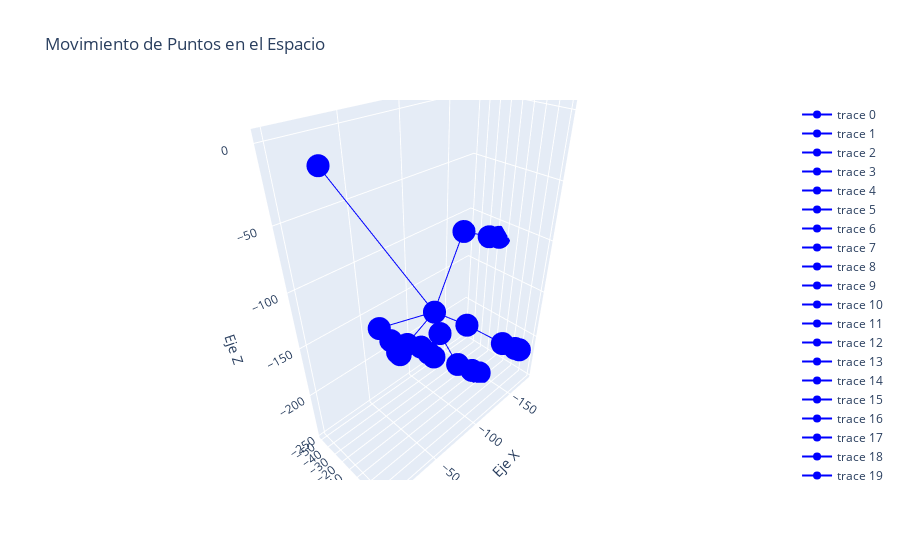

The code cell stored with this chart in its notebook:
### Markdown cell above
![Alt text](image-1.png)

### Code cell
import pandas as pd
import plotly.graph_objs as go
from plotly.subplots import make_subplots

def create_fing_col(finger):
    if finger == "HAND" or finger == "ROOT":
        return finger
    else:
        return finger[:-1]

df = df_vertical.loc[0]
df = df.replace(',', '.', regex=True)
df = df.replace(',', '.', regex=True)
df['x'] = df['x'].astype(float)
df['y'] = df['y'].astype(float)
df['z'] = df['z'].astype(float)
df['Finger'] = df['Finger_id'].apply(create_fing_col)

fig = make_subplots(rows=1, cols=1, specs=[[{'type': 'scatter3d'}]])


for punto_id in df['Finger_id'].unique():
    punto_df = df[df['Finger_id'] == punto_id]
    finger = punto_df.iloc[0]['Finger']
    trace = go.Scatter3d(
        x=punto_df['x'],
        y=punto_df['y'],
        z=punto_df['z'],
        mode='lines+markers',
        line=dict(color='blue'),
    )
    fig.add_trace(trace)


fig.update_layout(
    scene=dict(
        xaxis_title='Eje X',
        yaxis_title='Eje Y',
        zaxis_title='Eje Z',
    ),
    title='Movimiento de Puntos en el Espacio',
)

df = df.reset_index(drop=True)

for count in range(0,df.shape[0]-1):

    if count == 4:
        fig.add_trace(go.Scatter3d(x=[df['x'][count-3], df['x'][count+1]], y=[df['y'][count-3], df['y'][count+1]], z=[df['z'][count-3], df['z'][count+1]],
                           mode='lines', line=dict(color='blue')))
        continue

    if count == 8:
        fig.add_trace(go.Scatter3d(x=[df['x'][count-7], df['x'][count+1]], y=[df['y'][count-7], df['y'][count+1]], z=[df['z'][count-7], df['z'][count+1]],
                           mode='lines', line=dict(color='blue')))
        continue
        
    if count == 12:
        fig.add_trace(go.Scatter3d(x=[df['x'][count-11], df['x'][count+1]], y=[df['y'][count-11], df['y'][count+1]], z=[df['z'][count-11], df['z'][count+1]],
                           mode='lines', line=dict(color='blue')))
        continue
        
    if count == 16:
        fig.add_trace(go.Scatter3d(x=[df['x'][count-15], df['x'][count+1]], y=[df['y'][count-15], df['y'][count+1]], z=[df['z'][count-15], df['z'][count+1]],
                           mode='lines', line=dict(color='blue')))
        continue
    
    fig.add_trace(go.Scatter3d(x=[df['x'][count], df['x'][count+1]], y=[df['y'][count], df['y'][count+1]], z=[df['z'][count], df['z'][count+1]],
                           mode='lines', line=dict(color='blue')))


fig.show()

### Figure 1 — Plotly figure (JSON) as saved in the notebook; plotly's stock layout.template omitted (floating-point values rounded to 4 significant figures)
{"data": [{"line": {"color": "blue"}, "mode": "lines+markers", "type": "scatter3d", "x": [0], "y": [0], "z": [0]}, {"line": {"color": "blue"}, "mode": "lines+markers", "type": "scatter3d", "x": [-76.45], "y": [3.947], "z": [-129.6]}, {"line": {"color": "blue"}, "mode": "lines+markers", "type": "scatter3d", "x": [-121.0], "y": [-9.174], "z": [-84.5]}, {"line": {"color": "blue"}, "mode": "lines+markers", "type": "scatter3d", "x": [-157.3], "y": [-12.53], "z": [-104.3]}, {"line": {"color": "blue"}, "mode": "lines+markers", "type": "scatter3d", "x": [-175.8], "y": [-15.88], "z": [-113.2]}, {"line": {"color": "blue"}, "mode": "lines+markers", "type": "scatter3d", "x": [-89.98], "y": [24.32], "z": [-138.1]}, {"line": {"color": "blue"}, "mode": "lines+markers", "type": "scatter3d", "x": [-132.4], "y": [28.95], "z": [-180.2]}, {"line": {"color": "blue"}, "mode": "lines+markers", "type": "scatter3d", "x": [-151.2], "y": [30.23], "z": [-197.0]}, {"line": {"color": "blue"}, "mode": "lines+markers", "type": "scatter3d", "x": [-160.5], "y": [29.2], "z": [-205.3]}, {"line": {"color": "blue"}, "mode": "lines+markers", "type": "scatter3d", "x": [-82.8], "y": [3.81], "z": [-154.3]}, {"line": {"color": "blue"}, "mode": "lines+markers", "type": "scatter3d", "x": [-104.9], "y": [4.325], "z": [-202.4]}, {"line": {"color": "blue"}, "mode": "lines+markers", "type": "scatter3d", "x": [-130.9], "y": [-0.0768], "z": [-231.2]}, {"line": {"color": "blue"}, "mode": "lines+markers", "type": "scatter3d", "x": [-144.4], "y": [-1.569], "z": [-245.2]}, {"line": {"color": "blue"}, "mode": "lines+markers", "type": "scatter3d", "x": [-61.64], "y": [-11.09], "z": [-161.5]}, {"line": {"color": "blue"}, "mode": "lines+markers", "type": "scatter3d", "x": [-94.23], "y": [-30.19], "z": [-197.6]}, {"line": {"color": "blue"}, "mode": "lines+markers", "type": "scatter3d", "x": [-107.4], "y": [-33.64], "z": [-216.0]}, {"line": {"color": "blue"}, "mode": "lines+markers", "type": "scatter3d", "x": [-114.1], "y": [-33.71], "z": [-225.3]}, {"line": {"color": "blue"}, "mode": "lines+markers", "type": "scatter3d", "x": [-52.73], "y": [-33.39], "z": [-153.4]}, {"line": {"color": "blue"}, "mode": "lines+markers", "type": "scatter3d", "x": [-69.78], "y": [-41.52], "z": [-181.9]}, {"line": {"color": "blue"}, "mode": "lines+markers", "type": "scatter3d", "x": [-80.17], "y": [-46.06], "z": [-205.1]}, {"line": {"color": "blue"}, "mode": "lines+markers", "type": "scatter3d", "x": [-86.7], "y": [-50.6], "z": [-215.3]}, {"line": {"color": "blue"}, "mode": "lines", "type": "scatter3d", "x": [0, -76.45], "y": [0, 3.947], "z": [0, -129.6]}, {"line": {"color": "blue"}, "mode": "lines", "type": "scatter3d", "x": [-76.45, -121.0], "y": [3.947, -9.174], "z": [-129.6, -84.5]}, {"line": {"color": "blue"}, "mode": "lines", "type": "scatter3d", "x": [-121.0, -157.3], "y": [-9.174, -12.53], "z": [-84.5, -104.3]}, {"line": {"color": "blue"}, "mode": "lines", "type": "scatter3d", "x": [-157.3, -175.8], "y": [-12.53, -15.88], "z": [-104.3, -113.2]}, {"line": {"color": "blue"}, "mode": "lines", "type": "scatter3d", "x": [-76.45, -89.98], "y": [3.947, 24.32], "z": [-129.6, -138.1]}, {"line": {"color": "blue"}, "mode": "lines", "type": "scatter3d", "x": [-89.98, -132.4], "y": [24.32, 28.95], "z": [-138.1, -180.2]}, {"line": {"color": "blue"}, "mode": "lines", "type": "scatter3d", "x": [-132.4, -151.2], "y": [28.95, 30.23], "z": [-180.2, -197.0]}, {"line": {"color": "blue"}, "mode": "lines", "type": "scatter3d", "x": [-151.2, -160.5], "y": [30.23, 29.2], "z": [-197.0, -205.3]}, {"line": {"color": "blue"}, "mode": "lines", "type": "scatter3d", "x": [-76.45, -82.8], "y": [3.947, 3.81], "z": [-129.6, -154.3]}, {"line": {"color": "blue"}, "mode": "lines", "type": "scatter3d", "x": [-82.8, -104.9], "y": [3.81, 4.325], "z": [-154.3, -202.4]}, {"line": {"color": "blue"}, "mode": "lines", "type": "scatter3d", "x": [-104.9, -130.9], "y": [4.325, -0.0768], "z": [-202.4, -231.2]}, {"line": {"color": "blue"}, "mode": "lines", "type": "scatter3d", "x": [-130.9, -144.4], "y": [-0.0768, -1.569], "z": [-231.2, -245.2]}, {"line": {"color": "blue"}, "mode": "lines", "type": "scatter3d", "x": [-76.45, -61.64], "y": [3.947, -11.09], "z": [-129.6, -161.5]}, {"line": {"color": "blue"}, "mode": "lines", "type": "scatter3d", "x": [-61.64, -94.23], "y": [-11.09, -30.19], "z": [-161.5, -197.6]}, {"line": {"color": "blue"}, "mode": "lines", "type": "scatter3d", "x": [-94.23, -107.4], "y": [-30.19, -33.64], "z": [-197.6, -216.0]}, {"line": {"color": "blue"}, "mode": "lines", "type": "scatter3d", "x": [-107.4, -114.1], "y": [-33.64, -33.71], "z": [-216.0, -225.3]}, {"line": {"color": "blue"}, "mode": "lines", "type": "scatter3d", "x": [-76.45, -52.73], "y": [3.947, -33.39], "z": [-129.6, -153.4]}, {"line": {"color": "blue"}, "mode": "lines", "type": "scatter3d", "x": [-52.73, -69.78], "y": [-33.39, -41.52], "z": [-153.4, -181.9]}, {"line": {"color": "blue"}, "mode": "lines", "type": "scatter3d", "x": [-69.78, -80.17], "y": [-41.52, -46.06], "z": [-181.9, -205.1]}, {"line": {"color": "blue"}, "mode": "lines", "type": "scatter3d", "x": [-80.17, -86.7], "y": [-46.06, -50.6], "z": [-205.1, -215.3]}], "layout": {"scene": {"domain": {"x": [0, 1], "y": [0, 1]}, "xaxis": {"title": {"text": "Eje X"}}, "yaxis": {"title": {"text": "Eje Y"}}, "zaxis": {"title": {"text": "Eje Z"}}}, "title": {"text": "Movimiento de Puntos en el Espacio"}}}
